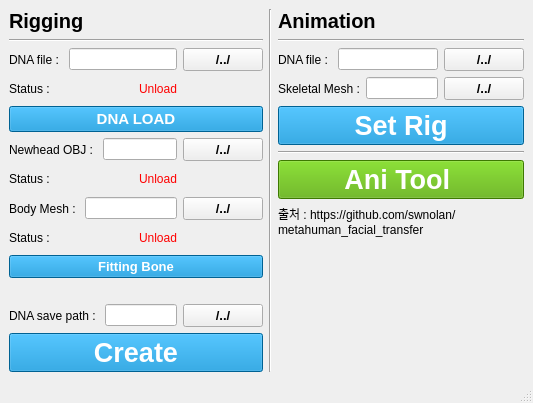
<?xml version="1.0" encoding="UTF-8"?>
<ui version="4.0">
 <class>MainWindow</class>
 <widget class="QMainWindow" name="MainWindow">
  <property name="geometry">
   <rect>
    <x>0</x>
    <y>0</y>
    <width>533</width>
    <height>403</height>
   </rect>
  </property>
  <property name="windowTitle">
   <string>Metahuman Support v1.0.1</string>
  </property>
  <widget class="QWidget" name="centralwidget">
   <layout class="QGridLayout" name="gridLayout">
    <item row="0" column="0">
     <layout class="QHBoxLayout" name="horizontalLayout_11">
      <item>
       <layout class="QVBoxLayout" name="verticalLayout">
        <item>
         <widget class="QLabel" name="label_9">
          <property name="font">
           <font>
            <pointsize>15</pointsize>
            <weight>75</weight>
            <bold>true</bold>
           </font>
          </property>
          <property name="text">
           <string>Rigging</string>
          </property>
         </widget>
        </item>
        <item>
         <widget class="Line" name="line">
          <property name="orientation">
           <enum>Qt::Horizontal</enum>
          </property>
         </widget>
        </item>
        <item>
         <layout class="QHBoxLayout" name="horizontalLayout">
          <item>
           <widget class="QLabel" name="label">
            <property name="text">
             <string>DNA file : </string>
            </property>
           </widget>
          </item>
          <item>
           <widget class="QLineEdit" name="dnaFile_LED">
            <property name="readOnly">
             <bool>true</bool>
            </property>
           </widget>
          </item>
          <item>
           <widget class="QPushButton" name="dnaFile_BTN">
            <property name="font">
             <font>
              <pointsize>10</pointsize>
              <weight>75</weight>
              <bold>true</bold>
             </font>
            </property>
            <property name="text">
             <string>/../</string>
            </property>
           </widget>
          </item>
         </layout>
        </item>
        <item>
         <layout class="QHBoxLayout" name="horizontalLayout_6">
          <item>
           <widget class="QLabel" name="label_6">
            <property name="text">
             <string>Status : </string>
            </property>
           </widget>
          </item>
          <item>
           <widget class="QLabel" name="dnaFile_status_LBL">
            <property name="styleSheet">
             <string notr="true">color: rgb(255, 0, 0);</string>
            </property>
            <property name="text">
             <string>Unload</string>
            </property>
           </widget>
          </item>
         </layout>
        </item>
        <item>
         <widget class="QPushButton" name="dnaLoad_BTN">
          <property name="font">
           <font>
            <pointsize>11</pointsize>
            <weight>75</weight>
            <bold>true</bold>
           </font>
          </property>
          <property name="styleSheet">
           <string notr="true">background-color: rgb(0, 137, 206);
color: rgb(255, 255, 255);</string>
          </property>
          <property name="text">
           <string>DNA LOAD</string>
          </property>
         </widget>
        </item>
        <item>
         <layout class="QHBoxLayout" name="horizontalLayout_2">
          <item>
           <widget class="QLabel" name="label_2">
            <property name="text">
             <string>Newhead OBJ : </string>
            </property>
           </widget>
          </item>
          <item>
           <widget class="QLineEdit" name="newHead_LED">
            <property name="readOnly">
             <bool>true</bool>
            </property>
           </widget>
          </item>
          <item>
           <widget class="QPushButton" name="newHead_BTN">
            <property name="font">
             <font>
              <pointsize>10</pointsize>
              <weight>75</weight>
              <bold>true</bold>
             </font>
            </property>
            <property name="text">
             <string>/../</string>
            </property>
           </widget>
          </item>
         </layout>
        </item>
        <item>
         <layout class="QHBoxLayout" name="horizontalLayout_7">
          <item>
           <widget class="QLabel" name="label_8">
            <property name="text">
             <string>Status : </string>
            </property>
           </widget>
          </item>
          <item>
           <widget class="QLabel" name="Newhead_status_LBL">
            <property name="styleSheet">
             <string notr="true">color: rgb(255, 0, 0);</string>
            </property>
            <property name="text">
             <string>Unload</string>
            </property>
           </widget>
          </item>
         </layout>
        </item>
        <item>
         <layout class="QHBoxLayout" name="horizontalLayout_3">
          <item>
           <widget class="QLabel" name="label_3">
            <property name="text">
             <string>Body Mesh : </string>
            </property>
           </widget>
          </item>
          <item>
           <widget class="QLineEdit" name="bodyMesh_LED">
            <property name="readOnly">
             <bool>true</bool>
            </property>
           </widget>
          </item>
          <item>
           <widget class="QPushButton" name="bodyMesh_BTN">
            <property name="font">
             <font>
              <pointsize>10</pointsize>
              <weight>75</weight>
              <bold>true</bold>
             </font>
            </property>
            <property name="text">
             <string>/../</string>
            </property>
           </widget>
          </item>
         </layout>
        </item>
        <item>
         <layout class="QHBoxLayout" name="horizontalLayout_8">
          <item>
           <widget class="QLabel" name="label_10">
            <property name="text">
             <string>Status : </string>
            </property>
           </widget>
          </item>
          <item>
           <widget class="QLabel" name="bodyMesh_status_LBL">
            <property name="styleSheet">
             <string notr="true">color: rgb(255, 0, 0);</string>
            </property>
            <property name="text">
             <string>Unload</string>
            </property>
           </widget>
          </item>
         </layout>
        </item>
        <item>
         <widget class="QPushButton" name="fittingBone_BTN">
          <property name="font">
           <font>
            <pointsize>10</pointsize>
            <weight>75</weight>
            <bold>true</bold>
           </font>
          </property>
          <property name="styleSheet">
           <string notr="true">background-color: rgb(0, 137, 206);
color: rgb(255, 255, 255);</string>
          </property>
          <property name="text">
           <string>Fitting Bone</string>
          </property>
         </widget>
        </item>
        <item>
         <layout class="QHBoxLayout" name="horizontalLayout_4">
          <item>
           <spacer name="horizontalSpacer">
            <property name="orientation">
             <enum>Qt::Horizontal</enum>
            </property>
            <property name="sizeHint" stdset="0">
             <size>
              <width>40</width>
              <height>20</height>
             </size>
            </property>
           </spacer>
          </item>
         </layout>
        </item>
        <item>
         <layout class="QHBoxLayout" name="horizontalLayout_5">
          <item>
           <widget class="QLabel" name="label_5">
            <property name="text">
             <string>DNA save path : </string>
            </property>
           </widget>
          </item>
          <item>
           <widget class="QLineEdit" name="dnaSavePath_LED">
            <property name="readOnly">
             <bool>true</bool>
            </property>
           </widget>
          </item>
          <item>
           <widget class="QPushButton" name="dnaSavePath_BTN">
            <property name="font">
             <font>
              <pointsize>10</pointsize>
              <weight>75</weight>
              <bold>true</bold>
             </font>
            </property>
            <property name="text">
             <string>/../</string>
            </property>
           </widget>
          </item>
         </layout>
        </item>
        <item>
         <widget class="QPushButton" name="createMetahuman_BTN">
          <property name="font">
           <font>
            <pointsize>20</pointsize>
            <weight>75</weight>
            <bold>true</bold>
           </font>
          </property>
          <property name="styleSheet">
           <string notr="true">background-color: rgb(0, 137, 206);
color: rgb(255, 255, 255);</string>
          </property>
          <property name="text">
           <string>Create</string>
          </property>
         </widget>
        </item>
       </layout>
      </item>
      <item>
       <widget class="Line" name="line_3">
        <property name="orientation">
         <enum>Qt::Vertical</enum>
        </property>
       </widget>
      </item>
      <item>
       <layout class="QVBoxLayout" name="verticalLayout_3">
        <item>
         <layout class="QVBoxLayout" name="verticalLayout_2">
          <item>
           <widget class="QLabel" name="label_7">
            <property name="sizePolicy">
             <sizepolicy hsizetype="Minimum" vsizetype="Minimum">
              <horstretch>0</horstretch>
              <verstretch>0</verstretch>
             </sizepolicy>
            </property>
            <property name="font">
             <font>
              <pointsize>15</pointsize>
              <weight>75</weight>
              <bold>true</bold>
             </font>
            </property>
            <property name="text">
             <string>Animation</string>
            </property>
           </widget>
          </item>
          <item>
           <widget class="Line" name="line_2">
            <property name="orientation">
             <enum>Qt::Horizontal</enum>
            </property>
           </widget>
          </item>
         </layout>
        </item>
        <item>
         <layout class="QHBoxLayout" name="horizontalLayout_9">
          <item>
           <widget class="QLabel" name="label_4">
            <property name="text">
             <string>DNA file : </string>
            </property>
           </widget>
          </item>
          <item>
           <widget class="QLineEdit" name="dnaFile_ani_LED">
            <property name="readOnly">
             <bool>true</bool>
            </property>
           </widget>
          </item>
          <item>
           <widget class="QPushButton" name="dnaFile_ani_BTN">
            <property name="font">
             <font>
              <pointsize>10</pointsize>
              <weight>75</weight>
              <bold>true</bold>
             </font>
            </property>
            <property name="text">
             <string>/../</string>
            </property>
           </widget>
          </item>
         </layout>
        </item>
        <item>
         <layout class="QHBoxLayout" name="horizontalLayout_10">
          <item>
           <widget class="QLabel" name="label_11">
            <property name="text">
             <string>Skeletal Mesh :</string>
            </property>
           </widget>
          </item>
          <item>
           <widget class="QLineEdit" name="skFile_ani_LED">
            <property name="readOnly">
             <bool>true</bool>
            </property>
           </widget>
          </item>
          <item>
           <widget class="QPushButton" name="skFile_ani_BTN">
            <property name="font">
             <font>
              <pointsize>10</pointsize>
              <weight>75</weight>
              <bold>true</bold>
             </font>
            </property>
            <property name="text">
             <string>/../</string>
            </property>
           </widget>
          </item>
         </layout>
        </item>
        <item>
         <widget class="QPushButton" name="setRig_BTN">
          <property name="font">
           <font>
            <pointsize>20</pointsize>
            <weight>75</weight>
            <bold>true</bold>
           </font>
          </property>
          <property name="styleSheet">
           <string notr="true">background-color: rgb(0, 137, 206);
color: rgb(255, 255, 255);</string>
          </property>
          <property name="text">
           <string>Set Rig</string>
          </property>
         </widget>
        </item>
        <item>
         <widget class="Line" name="line_4">
          <property name="orientation">
           <enum>Qt::Horizontal</enum>
          </property>
         </widget>
        </item>
        <item>
         <widget class="QPushButton" name="aniTool_BTN">
          <property name="font">
           <font>
            <pointsize>20</pointsize>
            <weight>75</weight>
            <bold>true</bold>
           </font>
          </property>
          <property name="styleSheet">
           <string notr="true">background-color: rgb(85, 170, 0);
color: rgb(255, 255, 255);</string>
          </property>
          <property name="text">
           <string>Ani Tool </string>
          </property>
         </widget>
        </item>
        <item>
         <widget class="QLabel" name="label_12">
          <property name="text">
           <string>출처 : https://github.com/swnolan/
metahuman_facial_transfer</string>
          </property>
         </widget>
        </item>
        <item>
         <spacer name="verticalSpacer">
          <property name="orientation">
           <enum>Qt::Vertical</enum>
          </property>
          <property name="sizeHint" stdset="0">
           <size>
            <width>20</width>
            <height>40</height>
           </size>
          </property>
         </spacer>
        </item>
       </layout>
      </item>
     </layout>
    </item>
   </layout>
  </widget>
  <widget class="QMenuBar" name="menubar">
   <property name="geometry">
    <rect>
     <x>0</x>
     <y>0</y>
     <width>533</width>
     <height>21</height>
    </rect>
   </property>
  </widget>
  <widget class="QStatusBar" name="statusbar"/>
 </widget>
 <resources/>
 <connections/>
</ui>
